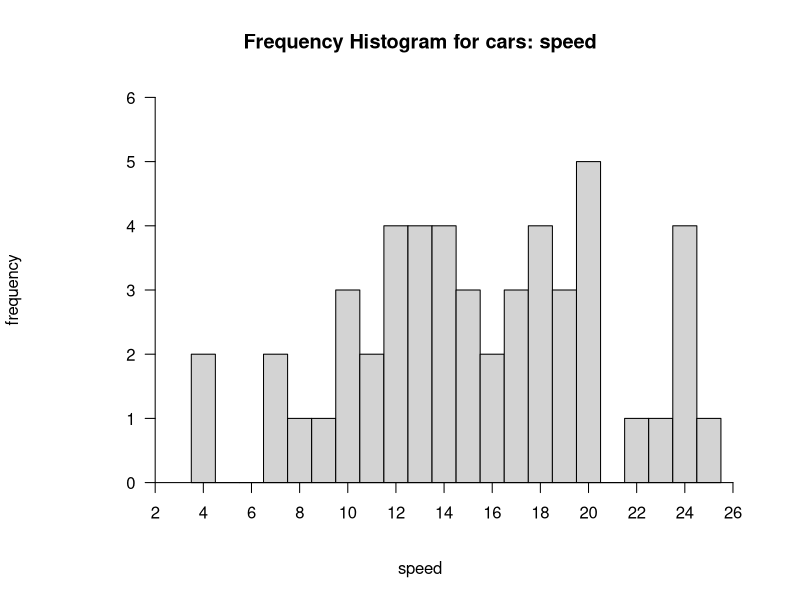
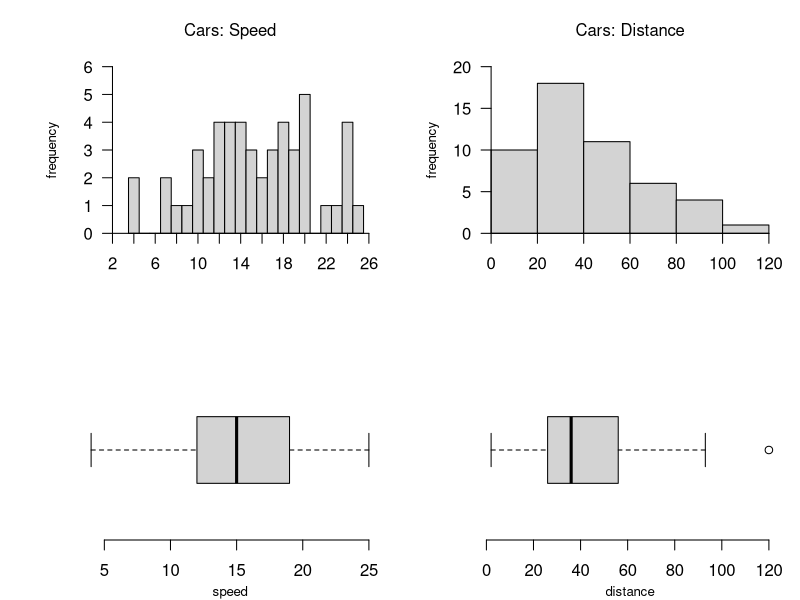
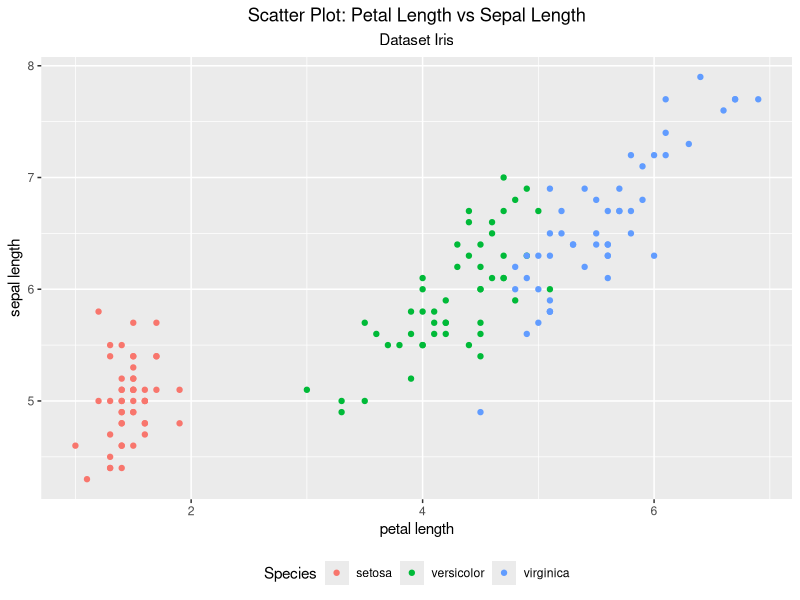

These charts were generated, in order, by the following R code:
# Rohan Athalye
# Homework 10: Multiple Graphs and ggplot2

# -- Problem 1a --

# Downloading the dataset cars (in the base package).
data("cars")

# Constructing the frequency histogram for speed.
cars.speed <- cars$speed
hist(cars.speed, axes=FALSE, breaks=seq(3.5,25.5,1), main="Frequency Histogram for cars: speed", xlab="speed", ylab="frequency", xlim=c(0,26), ylim=c(0,6))
axis(1, pos=c(0,0), at=seq(2,26,2))
axis(2, pos=c(2,0), at=seq(0,6,1), las=2)


# -- Problem 1b --

# Allows us to combine multiple plots into 1 overall graph.
par(mfrow=c(2,2), cex=1, mar=c(3,4,3,1))

# Creating the frequency histogram for speed.
hist(cars.speed, axes=FALSE, breaks=seq(3.5,25.5,1), main="", xlab="", ylab="", xlim=c(0,26), ylim=c(0,6))
axis(1, pos=c(0,0), at=seq(2,26,2))
axis(2, pos=c(2,0), at=seq(0,6,1), las=2)
mtext("Cars: Speed", side=3, line=1)
mtext("frequency", side=2, line=1, cex=.8)

# Creating the frequency histogram for distance.
cars.distance <- cars$dist
hist(cars.distance, axes=FALSE, breaks=seq(0,120,20), main="", xlab="", ylab="", xlim=c(0,120), ylim=c(0,20))
axis(1, pos=c(0,0), at=seq(0,120,20))
axis(2, pos=c(0,0), at=seq(0,20,5), las=2)
mtext("Cars: Distance", side=3, line=1)
mtext("frequency", side=2, line=2, cex=.8)

# Creating the boxplot for speed.
boxplot(cars.speed, staplewex=.5, horizontal=TRUE, frame=FALSE)
mtext("speed", side=1, line=2, cex=.8)

# Creating the boxplot for distance.
boxplot(cars.distance, staplewex=.5, horizontal=TRUE, frame=FALSE)
mtext("distance", side=1, line=2, cex=.8)


# -- Problem 2 --

# Downloading the dataset iris (in the base package).
data("iris")

# Loading the package ggplot2.
library(ggplot2)

# Creating the scatterplot.
Species <- factor(iris$Species)
ggplot(data=iris, aes(x=Petal.Length, y=Sepal.Length, col=Species)) + geom_point() + 
	labs(title="Scatter Plot: Petal Length vs Sepal Length", subtitle="Dataset Iris", x="petal length", y="sepal length") + 
	theme(legend.position="bottom", plot.title = element_text(hjust = 0.5), plot.subtitle = element_text(hjust = 0.5))
